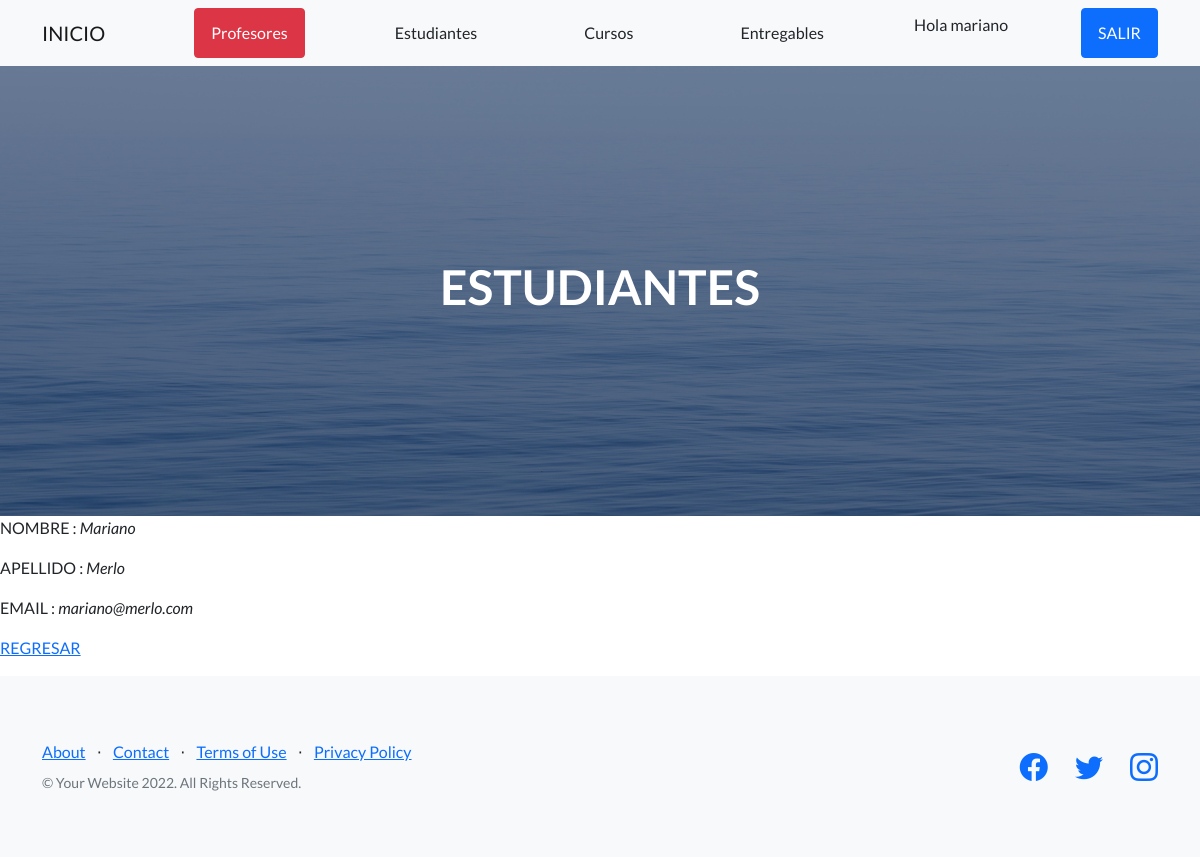
The page /AppCoder/estudiante/1/ (signed in) on the database its author committed.
### AppCoder/models.py (models this page shows, shortened)
class Estudiante(models.Model):
    nombre= models.CharField(max_length=50)
    apellido= models.CharField(max_length=50)
    email= models.EmailField()

### AppCoder/views.py (the view)
# urls.py: path('estudiante/<pk>/', EstudianteDetalle.as_view(), name= 'estudiante_detalle'),#pk es el id
class EstudianteDetalle(LoginRequiredMixin, DetailView):
    model= Estudiante
    template_name= 'AppCoder/estudiante_detalle.html'

### AppCoder/templates/AppCoder/estudiante_detalle.html
{% extends "AppCoder/padre.html" %}
{% load static %}
{% block contenidoQueCambia %}
<p>NOMBRE : <i>{{estudiante.nombre}}</i></p>
<p>APELLIDO : <i>{{estudiante.apellido}}</i></p>
<p>EMAIL : <i>{{estudiante.email}}</i></p>
<p>
    <a href="{% url 'estudiante_listar' %}">REGRESAR</a>
</p>
{% endblock %}
{% block título %}
    <h1>ESTUDIANTES</h1>
{% endblock %}

### AppCoder/templates/AppCoder/padre.html (shortened to what this page needs)
<!DOCTYPE html>
<html lang="en">
    <head>
        {% load static %}
        <link href="https://cdn.jsdelivr.net/npm/bootstrap-icons@1.5.0/font/bootstrap-icons.css" rel="stylesheet" type="text/css" />
        <link href="{% static 'AppCoder/css/styles.css' %}" rel="stylesheet" />
    </head>
    <body>
        <nav class="navbar navbar-light bg-light static-top">
            <div class="container">
                <a class="navbar-brand" href="{% url 'inicio' %}">INICIO</a>
                <a class="btn btn-danger" href="{% url 'profesores' %}">Profesores</a>
                <a class="btn " href="{% url 'estudiante_listar' %}">Estudiantes</a>
                <a class="btn " href="{% url 'cursos' %}">Cursos</a>
                <a class="btn " href="{% url 'entregables' %}">Entregables</a>
                {% if not request.user.is_authenticated %}
                <a class="btn btn-primary" href="{% url 'login' %}">ENTRAR</a>
                {% else %}
                <p>Hola {{user}}</p>
                <a class="btn btn-primary" href="{% url 'logout' %}">SALIR</a>
                {% endif %}
            </div>
        </nav>
        <header class="masthead">
            <div class="container position-relative">
                <div class="row justify-content-center">
                    <div class="col-xl-6">
                        <div class="text-center text-white">
                            {%block título %}
                            {% endblock %}
                        </div>
                    </div>
                </div>
            </div>
        </header>
        {% block contenidoQueCambia %}
        {% endblock %}
        <footer class="footer bg-light">
            <div class="container">
                <div class="row">
                    <div class="col-lg-6 h-100 text-center text-lg-start my-auto">
                        <ul class="list-inline mb-2">
                            <li class="list-inline-item"><a href="#!">About</a></li>
                            <li class="list-inline-item">⋅</li>
                            <li class="list-inline-item"><a href="#!">Contact</a></li>
                            <li class="list-inline-item">⋅</li>
                            <li class="list-inline-item"><a href="#!">Terms of Use</a></li>
                            <li class="list-inline-item">⋅</li>
                            <li class="list-inline-item"><a href="#!">Privacy Policy</a></li>
                        </ul>
                        <p class="text-muted small mb-4 mb-lg-0">&copy; Your Website 2022. All Rights Reserved.</p>
                    </div>
                    <div class="col-lg-6 h-100 text-center text-lg-end my-auto">
                        <ul class="list-inline mb-0">
                            <li class="list-inline-item me-4">
                                <a href="#!"><i class="bi-facebook fs-3"></i></a>
                            </li>
                            <li class="list-inline-item me-4">
                                <a href="#!"><i class="bi-twitter fs-3"></i></a>
                            </li>
                            <li class="list-inline-item">
                                <a href="#!"><i class="bi-instagram fs-3"></i></a>
                            </li>
                        </ul>
                    </div>
                </div>
            </div>
        </footer>
    </body>
</html>

### rows shown on the page
Estudiante: nombre "Mariano", apellido "Merlo", email "mariano@merlo.com"

### other values the page prints
{{ user }} "mariano"
